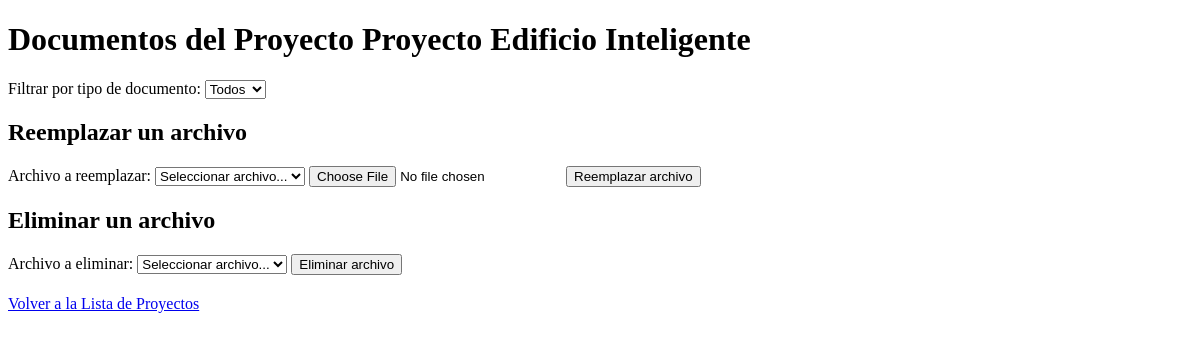
Page /documentos/2 on the earlier database version.
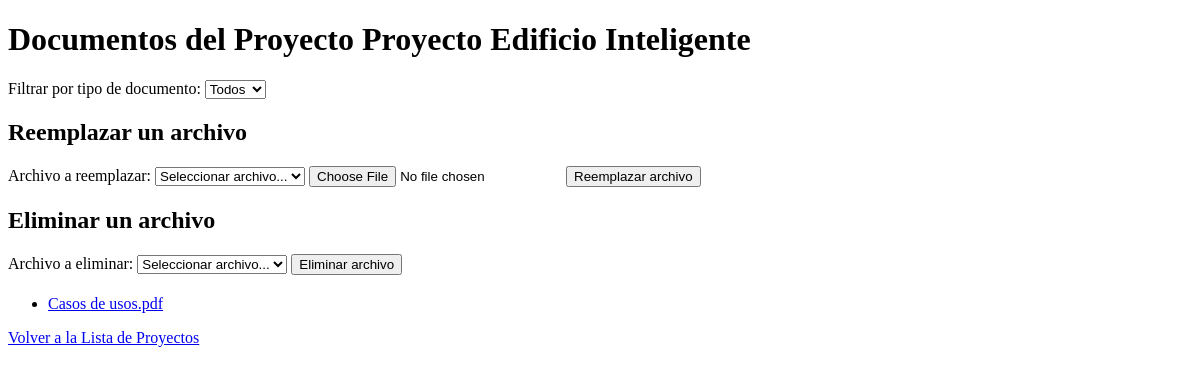
Same page on the later database version.
### app.py (models this page shows, shortened)
class Document(db.Model):
    id = db.Column(db.Integer, primary_key=True)
    url = db.Column(db.String(255), nullable=False)
    nombre = db.Column(db.String(255), nullable=False)
    fecha_subida = db.Column(db.DateTime, nullable=False)
    cotizacion_id = db.Column(db.Integer, db.ForeignKey('cotizacion.id'), nullable=False)
    cotizacion = db.relationship('Cotizacion', backref='documentos')

### app.py (the view)
@app.route('/documentos/<int:cotizacionid>')
def listar_documentos(cotizacionid):
    cotizacion = Cotizacion.query.get_or_404(cotizacionid)
    documentos = Document.query.filter_by(cotizacion_id=cotizacionid).all()
    return render_template('documentos.html', documentos=documentos, cotizacion=cotizacion)

### templates/documentos.html (shortened to what this page needs)
<!DOCTYPE html>
<html lang="en">
<head>
</head>
<body>
    <header>
        <h1>Documentos del Proyecto {{ cotizacion.proyecto }}</h1>
    </header>
    <div class="filters">
        <label for="tipoFiltro">Filtrar por tipo de documento:</label>
        <select id="tipoFiltro" onchange="filtrarTipo()">
            <option value="">Todos</option>
        </select>
    </div>
    <div class="form-container">
        <h2>Reemplazar un archivo</h2>
        <form action="{{ url_for('reemplazar_archivo') }}" method="post" enctype="multipart/form-data">
            <label for="nombreArchivoReemplazar">Archivo a reemplazar:</label>
            <select id="nombreArchivoReemplazar" name="nombreArchivoReemplazar" required>
                <option value="" disabled selected>Seleccionar archivo...</option>
            </select>
            <input type="file" name="archivoNuevo" required>
            <input type="submit" value="Reemplazar archivo">
        </form>
    </div>
    <div class="form-container">
        <h2>Eliminar un archivo</h2>
        <form action="{{ url_for('eliminar_archivo') }}" method="post">
            <label for="nombreArchivoEliminar">Archivo a eliminar:</label>
            <select id="nombreArchivoEliminar" name="nombreArchivoEliminar" required>
                <option value="" disabled selected>Seleccionar archivo...</option>
            </select>
            <input type="submit" value="Eliminar archivo">
        </form>
    </div>
    <ul id="documentosLista">
        {% for documento in documentos %}
        <li class="documento-item" data-tipo="{{ documento.nombre.split('.')[-1] }}">
            <a href="{{ documento.url }}" target="_blank">{{ documento.nombre }}</a>
        </li>
        {% endfor %}
    </ul>
    <footer>
        <a href="{{ url_for('lista_proyectos') }}">Volver a la Lista de Proyectos</a>
    </footer>
</body>
</html>

Differences in the rows shown:
added Document: nombre "Casos de usos.pdf"
